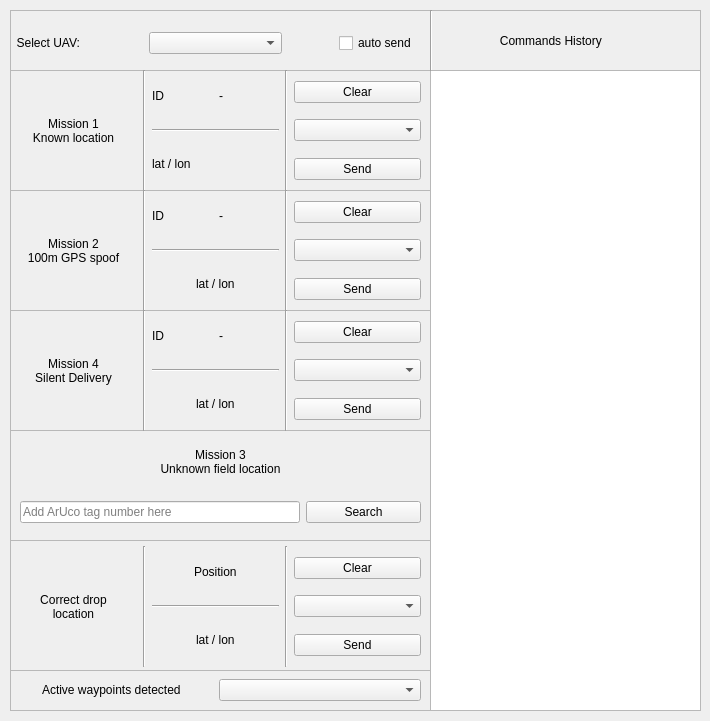
<?xml version="1.0" encoding="UTF-8"?>
<ui version="4.0">
 <class>MarkTracker</class>
 <widget class="QWidget" name="MarkTracker">
  <property name="geometry">
   <rect>
    <x>0</x>
    <y>0</y>
    <width>710</width>
    <height>721</height>
   </rect>
  </property>
  <property name="windowTitle">
   <string>MarkTrackerIMAV2022</string>
  </property>
  <widget class="QFrame" name="frame_application">
   <property name="geometry">
    <rect>
     <x>10</x>
     <y>10</y>
     <width>691</width>
     <height>701</height>
    </rect>
   </property>
   <property name="frameShape">
    <enum>QFrame::StyledPanel</enum>
   </property>
   <property name="frameShadow">
    <enum>QFrame::Raised</enum>
   </property>
   <widget class="QWidget" name="gridLayoutWidget">
    <property name="geometry">
     <rect>
      <x>0</x>
      <y>10</y>
      <width>411</width>
      <height>47</height>
     </rect>
    </property>
    <layout class="QGridLayout" name="gridLayout_uav">
     <item row="1" column="0">
      <layout class="QVBoxLayout" name="verticalLayout_label_select">
       <item>
        <spacer name="verticalSpacer_28">
         <property name="orientation">
          <enum>Qt::Vertical</enum>
         </property>
         <property name="sizeHint" stdset="0">
          <size>
           <width>20</width>
           <height>40</height>
          </size>
         </property>
        </spacer>
       </item>
       <item alignment="Qt::AlignLeft">
        <widget class="QLabel" name="label_uav">
         <property name="text">
          <string>  Select UAV:</string>
         </property>
        </widget>
       </item>
       <item>
        <spacer name="verticalSpacer_27">
         <property name="orientation">
          <enum>Qt::Vertical</enum>
         </property>
         <property name="sizeHint" stdset="0">
          <size>
           <width>20</width>
           <height>40</height>
          </size>
         </property>
        </spacer>
       </item>
      </layout>
     </item>
     <item row="1" column="2">
      <layout class="QVBoxLayout" name="verticalLayout_auto_send">
       <item>
        <spacer name="verticalSpacer_31">
         <property name="orientation">
          <enum>Qt::Vertical</enum>
         </property>
         <property name="sizeHint" stdset="0">
          <size>
           <width>20</width>
           <height>40</height>
          </size>
         </property>
        </spacer>
       </item>
       <item alignment="Qt::AlignRight">
        <widget class="QCheckBox" name="checkBox_auto_send">
         <property name="text">
          <string>auto send </string>
         </property>
        </widget>
       </item>
       <item>
        <spacer name="verticalSpacer_32">
         <property name="orientation">
          <enum>Qt::Vertical</enum>
         </property>
         <property name="sizeHint" stdset="0">
          <size>
           <width>20</width>
           <height>40</height>
          </size>
         </property>
        </spacer>
       </item>
      </layout>
     </item>
     <item row="1" column="1">
      <layout class="QVBoxLayout" name="verticalLayout_uav">
       <item>
        <spacer name="verticalSpacer_30">
         <property name="orientation">
          <enum>Qt::Vertical</enum>
         </property>
         <property name="sizeHint" stdset="0">
          <size>
           <width>20</width>
           <height>40</height>
          </size>
         </property>
        </spacer>
       </item>
       <item>
        <widget class="QComboBox" name="active_uav"/>
       </item>
       <item>
        <spacer name="verticalSpacer_29">
         <property name="orientation">
          <enum>Qt::Vertical</enum>
         </property>
         <property name="sizeHint" stdset="0">
          <size>
           <width>20</width>
           <height>40</height>
          </size>
         </property>
        </spacer>
       </item>
      </layout>
     </item>
     <item row="0" column="1">
      <spacer name="verticalSpacer_42">
       <property name="orientation">
        <enum>Qt::Vertical</enum>
       </property>
       <property name="sizeHint" stdset="0">
        <size>
         <width>20</width>
         <height>40</height>
        </size>
       </property>
      </spacer>
     </item>
    </layout>
   </widget>
   <widget class="QFrame" name="frame_s3">
    <property name="geometry">
     <rect>
      <x>0</x>
      <y>420</y>
      <width>421</width>
      <height>281</height>
     </rect>
    </property>
    <property name="frameShape">
     <enum>QFrame::StyledPanel</enum>
    </property>
    <property name="frameShadow">
     <enum>QFrame::Raised</enum>
    </property>
    <widget class="QWidget" name="gridLayoutWidget_5">
     <property name="geometry">
      <rect>
       <x>10</x>
       <y>0</y>
       <width>401</width>
       <height>111</height>
      </rect>
     </property>
     <layout class="QGridLayout" name="gridLayout_5">
      <item row="0" column="0">
       <layout class="QHBoxLayout" name="horizontalLayout"/>
      </item>
      <item row="1" column="0">
       <spacer name="verticalSpacer_53">
        <property name="orientation">
         <enum>Qt::Vertical</enum>
        </property>
        <property name="sizeHint" stdset="0">
         <size>
          <width>20</width>
          <height>40</height>
         </size>
        </property>
       </spacer>
      </item>
      <item row="3" column="0">
       <spacer name="verticalSpacer_16">
        <property name="orientation">
         <enum>Qt::Vertical</enum>
        </property>
        <property name="sizeHint" stdset="0">
         <size>
          <width>20</width>
          <height>40</height>
         </size>
        </property>
       </spacer>
      </item>
      <item row="2" column="0" colspan="2">
       <widget class="QLabel" name="label_s3">
        <property name="minimumSize">
         <size>
          <width>0</width>
          <height>0</height>
         </size>
        </property>
        <property name="maximumSize">
         <size>
          <width>16777215</width>
          <height>120</height>
         </size>
        </property>
        <property name="text">
         <string>&lt;html&gt;&lt;head/&gt;&lt;body&gt;&lt;p align=&quot;center&quot;&gt;Mission 3&lt;br/&gt;Unknown field location&lt;/p&gt;&lt;/body&gt;&lt;/html&gt;</string>
        </property>
       </widget>
      </item>
      <item row="5" column="0">
       <spacer name="verticalSpacer_13">
        <property name="orientation">
         <enum>Qt::Vertical</enum>
        </property>
        <property name="sizeHint" stdset="0">
         <size>
          <width>20</width>
          <height>40</height>
         </size>
        </property>
       </spacer>
      </item>
      <item row="4" column="1">
       <widget class="QPushButton" name="search_s3">
        <property name="text">
         <string>Search</string>
        </property>
       </widget>
      </item>
      <item row="4" column="0">
       <widget class="QLineEdit" name="input_tag_number">
        <property name="maximumSize">
         <size>
          <width>280</width>
          <height>16777215</height>
         </size>
        </property>
        <property name="baseSize">
         <size>
          <width>5</width>
          <height>0</height>
         </size>
        </property>
        <property name="placeholderText">
         <string>Add ArUco tag number here</string>
        </property>
       </widget>
      </item>
     </layout>
    </widget>
    <widget class="QFrame" name="frame_s3_drop_location">
     <property name="geometry">
      <rect>
       <x>0</x>
       <y>110</y>
       <width>421</width>
       <height>131</height>
      </rect>
     </property>
     <property name="frameShape">
      <enum>QFrame::StyledPanel</enum>
     </property>
     <property name="frameShadow">
      <enum>QFrame::Raised</enum>
     </property>
     <widget class="QWidget" name="gridLayoutWidget_6">
      <property name="geometry">
       <rect>
        <x>0</x>
        <y>0</y>
        <width>411</width>
        <height>127</height>
       </rect>
      </property>
      <layout class="QGridLayout" name="gridLayout_s4_2">
       <item row="1" column="0">
        <layout class="QVBoxLayout" name="verticalLayout_label_s3">
         <item>
          <spacer name="verticalSpacer_59">
           <property name="orientation">
            <enum>Qt::Vertical</enum>
           </property>
           <property name="sizeHint" stdset="0">
            <size>
             <width>20</width>
             <height>40</height>
            </size>
           </property>
          </spacer>
         </item>
         <item>
          <widget class="QLabel" name="label_s3_correct_loc">
           <property name="text">
            <string>&lt;html&gt;&lt;head/&gt;&lt;body&gt;&lt;p align=&quot;center&quot;&gt;Correct drop &lt;br/&gt;location&lt;/p&gt;&lt;/body&gt;&lt;/html&gt;</string>
           </property>
          </widget>
         </item>
         <item>
          <spacer name="verticalSpacer_60">
           <property name="orientation">
            <enum>Qt::Vertical</enum>
           </property>
           <property name="sizeHint" stdset="0">
            <size>
             <width>20</width>
             <height>40</height>
            </size>
           </property>
          </spacer>
         </item>
        </layout>
       </item>
       <item row="2" column="2">
        <spacer name="verticalSpacer_61">
         <property name="orientation">
          <enum>Qt::Vertical</enum>
         </property>
         <property name="sizeHint" stdset="0">
          <size>
           <width>20</width>
           <height>40</height>
          </size>
         </property>
        </spacer>
       </item>
       <item row="0" column="2">
        <spacer name="verticalSpacer_62">
         <property name="orientation">
          <enum>Qt::Vertical</enum>
         </property>
         <property name="sizeHint" stdset="0">
          <size>
           <width>20</width>
           <height>40</height>
          </size>
         </property>
        </spacer>
       </item>
       <item row="1" column="2">
        <layout class="QVBoxLayout" name="verticalLayout_pos_s3">
         <item>
          <spacer name="verticalSpacer_63">
           <property name="orientation">
            <enum>Qt::Vertical</enum>
           </property>
           <property name="sizeHint" stdset="0">
            <size>
             <width>20</width>
             <height>40</height>
            </size>
           </property>
          </spacer>
         </item>
         <item alignment="Qt::AlignHCenter">
          <widget class="QLabel" name="pos_label_s3">
           <property name="text">
            <string>Position</string>
           </property>
          </widget>
         </item>
         <item>
          <spacer name="verticalSpacer_64">
           <property name="orientation">
            <enum>Qt::Vertical</enum>
           </property>
           <property name="sizeHint" stdset="0">
            <size>
             <width>20</width>
             <height>40</height>
            </size>
           </property>
          </spacer>
         </item>
         <item>
          <widget class="Line" name="line_12">
           <property name="orientation">
            <enum>Qt::Horizontal</enum>
           </property>
          </widget>
         </item>
         <item>
          <spacer name="verticalSpacer_65">
           <property name="orientation">
            <enum>Qt::Vertical</enum>
           </property>
           <property name="sizeHint" stdset="0">
            <size>
             <width>20</width>
             <height>40</height>
            </size>
           </property>
          </spacer>
         </item>
         <item alignment="Qt::AlignHCenter">
          <widget class="QLabel" name="pos_s3">
           <property name="text">
            <string>lat / lon</string>
           </property>
          </widget>
         </item>
         <item>
          <spacer name="verticalSpacer_66">
           <property name="orientation">
            <enum>Qt::Vertical</enum>
           </property>
           <property name="sizeHint" stdset="0">
            <size>
             <width>20</width>
             <height>40</height>
            </size>
           </property>
          </spacer>
         </item>
        </layout>
       </item>
       <item row="1" column="4">
        <layout class="QVBoxLayout" name="verticalLayout_buttons_s3">
         <item>
          <spacer name="verticalSpacer_67">
           <property name="orientation">
            <enum>Qt::Vertical</enum>
           </property>
           <property name="sizeHint" stdset="0">
            <size>
             <width>20</width>
             <height>40</height>
            </size>
           </property>
          </spacer>
         </item>
         <item>
          <widget class="QPushButton" name="clear_s3">
           <property name="text">
            <string>Clear</string>
           </property>
          </widget>
         </item>
         <item>
          <spacer name="verticalSpacer_12">
           <property name="orientation">
            <enum>Qt::Vertical</enum>
           </property>
           <property name="sizeHint" stdset="0">
            <size>
             <width>20</width>
             <height>40</height>
            </size>
           </property>
          </spacer>
         </item>
         <item>
          <widget class="QComboBox" name="combo_s3"/>
         </item>
         <item>
          <spacer name="verticalSpacer_14">
           <property name="orientation">
            <enum>Qt::Vertical</enum>
           </property>
           <property name="sizeHint" stdset="0">
            <size>
             <width>20</width>
             <height>40</height>
            </size>
           </property>
          </spacer>
         </item>
         <item>
          <widget class="QPushButton" name="send_s3">
           <property name="text">
            <string>Send</string>
           </property>
          </widget>
         </item>
         <item>
          <spacer name="verticalSpacer_68">
           <property name="orientation">
            <enum>Qt::Vertical</enum>
           </property>
           <property name="sizeHint" stdset="0">
            <size>
             <width>20</width>
             <height>40</height>
            </size>
           </property>
          </spacer>
         </item>
        </layout>
       </item>
       <item row="1" column="3">
        <widget class="Line" name="line_13">
         <property name="orientation">
          <enum>Qt::Vertical</enum>
         </property>
        </widget>
       </item>
       <item row="0" column="1">
        <widget class="Line" name="line_11">
         <property name="orientation">
          <enum>Qt::Vertical</enum>
         </property>
        </widget>
       </item>
       <item row="1" column="1">
        <widget class="Line" name="line_2">
         <property name="orientation">
          <enum>Qt::Vertical</enum>
         </property>
        </widget>
       </item>
      </layout>
     </widget>
    </widget>
    <widget class="QWidget" name="gridLayoutWidget_10">
     <property name="geometry">
      <rect>
       <x>0</x>
       <y>240</y>
       <width>411</width>
       <height>41</height>
      </rect>
     </property>
     <layout class="QGridLayout" name="gridLayout_s3_active_wps">
      <item row="1" column="0">
       <layout class="QVBoxLayout" name="verticalLayout_label_active">
        <item alignment="Qt::AlignHCenter|Qt::AlignVCenter">
         <widget class="QLabel" name="label_active_wps">
          <property name="text">
           <string>Active waypoints detected</string>
          </property>
         </widget>
        </item>
       </layout>
      </item>
      <item row="1" column="1">
       <layout class="QVBoxLayout" name="verticalLayout_s3_wps">
        <item>
         <widget class="QComboBox" name="combo_s3_wps"/>
        </item>
       </layout>
      </item>
      <item row="2" column="0">
       <spacer name="verticalSpacer_10">
        <property name="orientation">
         <enum>Qt::Vertical</enum>
        </property>
        <property name="sizeHint" stdset="0">
         <size>
          <width>20</width>
          <height>40</height>
         </size>
        </property>
       </spacer>
      </item>
      <item row="2" column="1">
       <spacer name="verticalSpacer_11">
        <property name="orientation">
         <enum>Qt::Vertical</enum>
        </property>
        <property name="sizeHint" stdset="0">
         <size>
          <width>20</width>
          <height>40</height>
         </size>
        </property>
       </spacer>
      </item>
      <item row="0" column="1">
       <spacer name="verticalSpacer_9">
        <property name="orientation">
         <enum>Qt::Vertical</enum>
        </property>
        <property name="sizeHint" stdset="0">
         <size>
          <width>20</width>
          <height>40</height>
         </size>
        </property>
       </spacer>
      </item>
      <item row="0" column="0">
       <spacer name="verticalSpacer_8">
        <property name="orientation">
         <enum>Qt::Vertical</enum>
        </property>
        <property name="sizeHint" stdset="0">
         <size>
          <width>20</width>
          <height>40</height>
         </size>
        </property>
       </spacer>
      </item>
     </layout>
    </widget>
   </widget>
   <widget class="QFrame" name="frame_s1">
    <property name="geometry">
     <rect>
      <x>0</x>
      <y>60</y>
      <width>421</width>
      <height>121</height>
     </rect>
    </property>
    <property name="frameShape">
     <enum>QFrame::StyledPanel</enum>
    </property>
    <property name="frameShadow">
     <enum>QFrame::Raised</enum>
    </property>
    <widget class="QWidget" name="gridLayoutWidget_2">
     <property name="geometry">
      <rect>
       <x>0</x>
       <y>0</y>
       <width>411</width>
       <height>121</height>
      </rect>
     </property>
     <layout class="QGridLayout" name="gridLayout_s1">
      <item row="1" column="5">
       <layout class="QVBoxLayout" name="verticalLayout_buttons_s1">
        <item>
         <spacer name="verticalSpacer_21">
          <property name="orientation">
           <enum>Qt::Vertical</enum>
          </property>
          <property name="sizeHint" stdset="0">
           <size>
            <width>20</width>
            <height>40</height>
           </size>
          </property>
         </spacer>
        </item>
        <item>
         <widget class="QPushButton" name="clear_s1">
          <property name="text">
           <string>Clear</string>
          </property>
         </widget>
        </item>
        <item>
         <spacer name="verticalSpacer_2">
          <property name="orientation">
           <enum>Qt::Vertical</enum>
          </property>
          <property name="sizeHint" stdset="0">
           <size>
            <width>20</width>
            <height>40</height>
           </size>
          </property>
         </spacer>
        </item>
        <item>
         <widget class="QComboBox" name="combo_s1"/>
        </item>
        <item>
         <spacer name="verticalSpacer">
          <property name="orientation">
           <enum>Qt::Vertical</enum>
          </property>
          <property name="sizeHint" stdset="0">
           <size>
            <width>20</width>
            <height>40</height>
           </size>
          </property>
         </spacer>
        </item>
        <item>
         <widget class="QPushButton" name="send_s1">
          <property name="text">
           <string>Send</string>
          </property>
         </widget>
        </item>
        <item>
         <spacer name="verticalSpacer_20">
          <property name="orientation">
           <enum>Qt::Vertical</enum>
          </property>
          <property name="sizeHint" stdset="0">
           <size>
            <width>20</width>
            <height>40</height>
           </size>
          </property>
         </spacer>
        </item>
       </layout>
      </item>
      <item row="1" column="0">
       <layout class="QVBoxLayout" name="verticalLayout_label_s1">
        <item>
         <spacer name="verticalSpacer_23">
          <property name="orientation">
           <enum>Qt::Vertical</enum>
          </property>
          <property name="sizeHint" stdset="0">
           <size>
            <width>20</width>
            <height>40</height>
           </size>
          </property>
         </spacer>
        </item>
        <item>
         <widget class="QLabel" name="label_s1">
          <property name="text">
           <string>&lt;html&gt;&lt;head/&gt;&lt;body&gt;&lt;p align=&quot;center&quot;&gt;Mission 1&lt;br/&gt;Known location&lt;/p&gt;&lt;/body&gt;&lt;/html&gt;</string>
          </property>
         </widget>
        </item>
        <item>
         <spacer name="verticalSpacer_22">
          <property name="orientation">
           <enum>Qt::Vertical</enum>
          </property>
          <property name="sizeHint" stdset="0">
           <size>
            <width>20</width>
            <height>40</height>
           </size>
          </property>
         </spacer>
        </item>
       </layout>
      </item>
      <item row="1" column="1">
       <widget class="Line" name="line_3">
        <property name="orientation">
         <enum>Qt::Vertical</enum>
        </property>
       </widget>
      </item>
      <item row="1" column="4">
       <widget class="Line" name="line_4">
        <property name="orientation">
         <enum>Qt::Vertical</enum>
        </property>
       </widget>
      </item>
      <item row="0" column="2">
       <spacer name="verticalSpacer_7">
        <property name="orientation">
         <enum>Qt::Vertical</enum>
        </property>
        <property name="sizeHint" stdset="0">
         <size>
          <width>20</width>
          <height>40</height>
         </size>
        </property>
       </spacer>
      </item>
      <item row="1" column="2">
       <layout class="QVBoxLayout" name="verticalLayout_pos_s1">
        <item>
         <spacer name="verticalSpacer_24">
          <property name="orientation">
           <enum>Qt::Vertical</enum>
          </property>
          <property name="sizeHint" stdset="0">
           <size>
            <width>20</width>
            <height>40</height>
           </size>
          </property>
         </spacer>
        </item>
        <item>
         <layout class="QHBoxLayout" name="horizontalLayout_2">
          <item>
           <widget class="QLabel" name="pos_label_s1">
            <property name="text">
             <string>ID</string>
            </property>
           </widget>
          </item>
          <item alignment="Qt::AlignLeft">
           <widget class="QLabel" name="id_s1">
            <property name="text">
             <string>-</string>
            </property>
           </widget>
          </item>
         </layout>
        </item>
        <item>
         <spacer name="verticalSpacer_25">
          <property name="orientation">
           <enum>Qt::Vertical</enum>
          </property>
          <property name="sizeHint" stdset="0">
           <size>
            <width>20</width>
            <height>40</height>
           </size>
          </property>
         </spacer>
        </item>
        <item>
         <widget class="Line" name="line">
          <property name="orientation">
           <enum>Qt::Horizontal</enum>
          </property>
         </widget>
        </item>
        <item>
         <spacer name="verticalSpacer_41">
          <property name="orientation">
           <enum>Qt::Vertical</enum>
          </property>
          <property name="sizeHint" stdset="0">
           <size>
            <width>20</width>
            <height>40</height>
           </size>
          </property>
         </spacer>
        </item>
        <item>
         <widget class="QLabel" name="pos_s1">
          <property name="text">
           <string>lat / lon</string>
          </property>
         </widget>
        </item>
        <item>
         <spacer name="verticalSpacer_26">
          <property name="orientation">
           <enum>Qt::Vertical</enum>
          </property>
          <property name="sizeHint" stdset="0">
           <size>
            <width>20</width>
            <height>40</height>
           </size>
          </property>
         </spacer>
        </item>
       </layout>
      </item>
     </layout>
    </widget>
   </widget>
   <widget class="QFrame" name="frame_s2">
    <property name="geometry">
     <rect>
      <x>0</x>
      <y>180</y>
      <width>421</width>
      <height>121</height>
     </rect>
    </property>
    <property name="frameShape">
     <enum>QFrame::StyledPanel</enum>
    </property>
    <property name="frameShadow">
     <enum>QFrame::Raised</enum>
    </property>
    <widget class="QWidget" name="gridLayoutWidget_4">
     <property name="geometry">
      <rect>
       <x>0</x>
       <y>0</y>
       <width>411</width>
       <height>121</height>
      </rect>
     </property>
     <layout class="QGridLayout" name="gridLayout_s2">
      <item row="1" column="2">
       <spacer name="verticalSpacer_39">
        <property name="orientation">
         <enum>Qt::Vertical</enum>
        </property>
        <property name="sizeHint" stdset="0">
         <size>
          <width>20</width>
          <height>40</height>
         </size>
        </property>
       </spacer>
      </item>
      <item row="2" column="2">
       <layout class="QVBoxLayout" name="verticalLayout_pos_s2">
        <item>
         <spacer name="verticalSpacer_36">
          <property name="orientation">
           <enum>Qt::Vertical</enum>
          </property>
          <property name="sizeHint" stdset="0">
           <size>
            <width>20</width>
            <height>40</height>
           </size>
          </property>
         </spacer>
        </item>
        <item>
         <layout class="QHBoxLayout" name="horizontalLayout_4">
          <item>
           <widget class="QLabel" name="pos_label_s2">
            <property name="text">
             <string>ID</string>
            </property>
           </widget>
          </item>
          <item>
           <widget class="QLabel" name="id_s2">
            <property name="text">
             <string>-</string>
            </property>
           </widget>
          </item>
         </layout>
        </item>
        <item>
         <spacer name="verticalSpacer_34">
          <property name="orientation">
           <enum>Qt::Vertical</enum>
          </property>
          <property name="sizeHint" stdset="0">
           <size>
            <width>20</width>
            <height>40</height>
           </size>
          </property>
         </spacer>
        </item>
        <item>
         <widget class="Line" name="line_9">
          <property name="orientation">
           <enum>Qt::Horizontal</enum>
          </property>
         </widget>
        </item>
        <item>
         <spacer name="verticalSpacer_35">
          <property name="orientation">
           <enum>Qt::Vertical</enum>
          </property>
          <property name="sizeHint" stdset="0">
           <size>
            <width>20</width>
            <height>40</height>
           </size>
          </property>
         </spacer>
        </item>
        <item alignment="Qt::AlignHCenter">
         <widget class="QLabel" name="pos_s2">
          <property name="text">
           <string>lat / lon</string>
          </property>
         </widget>
        </item>
        <item>
         <spacer name="verticalSpacer_33">
          <property name="orientation">
           <enum>Qt::Vertical</enum>
          </property>
          <property name="sizeHint" stdset="0">
           <size>
            <width>20</width>
            <height>40</height>
           </size>
          </property>
         </spacer>
        </item>
       </layout>
      </item>
      <item row="2" column="1">
       <widget class="Line" name="line_7">
        <property name="orientation">
         <enum>Qt::Vertical</enum>
        </property>
       </widget>
      </item>
      <item row="2" column="3">
       <widget class="Line" name="line_8">
        <property name="orientation">
         <enum>Qt::Vertical</enum>
        </property>
       </widget>
      </item>
      <item row="2" column="0">
       <layout class="QVBoxLayout" name="verticalLayout_label_s2">
        <item>
         <spacer name="verticalSpacer_38">
          <property name="orientation">
           <enum>Qt::Vertical</enum>
          </property>
          <property name="sizeHint" stdset="0">
           <size>
            <width>20</width>
            <height>40</height>
           </size>
          </property>
         </spacer>
        </item>
        <item>
         <widget class="QLabel" name="label_s2">
          <property name="text">
           <string>&lt;html&gt;&lt;head/&gt;&lt;body&gt;&lt;p align=&quot;center&quot;&gt;Mission 2&lt;br/&gt;100m GPS spoof&lt;/p&gt;&lt;/body&gt;&lt;/html&gt;</string>
          </property>
         </widget>
        </item>
        <item>
         <spacer name="verticalSpacer_37">
          <property name="orientation">
           <enum>Qt::Vertical</enum>
          </property>
          <property name="sizeHint" stdset="0">
           <size>
            <width>20</width>
            <height>40</height>
           </size>
          </property>
         </spacer>
        </item>
       </layout>
      </item>
      <item row="3" column="2">
       <spacer name="verticalSpacer_40">
        <property name="orientation">
         <enum>Qt::Vertical</enum>
        </property>
        <property name="sizeHint" stdset="0">
         <size>
          <width>20</width>
          <height>40</height>
         </size>
        </property>
       </spacer>
      </item>
      <item row="2" column="4">
       <layout class="QVBoxLayout" name="verticalLayout_buttons_s2">
        <item>
         <spacer name="verticalSpacer_18">
          <property name="orientation">
           <enum>Qt::Vertical</enum>
          </property>
          <property name="sizeHint" stdset="0">
           <size>
            <width>20</width>
            <height>40</height>
           </size>
          </property>
         </spacer>
        </item>
        <item>
         <widget class="QPushButton" name="clear_s2">
          <property name="text">
           <string>Clear</string>
          </property>
         </widget>
        </item>
        <item>
         <spacer name="verticalSpacer_3">
          <property name="orientation">
           <enum>Qt::Vertical</enum>
          </property>
          <property name="sizeHint" stdset="0">
           <size>
            <width>20</width>
            <height>40</height>
           </size>
          </property>
         </spacer>
        </item>
        <item>
         <widget class="QComboBox" name="combo_s2"/>
        </item>
        <item>
         <spacer name="verticalSpacer_4">
          <property name="orientation">
           <enum>Qt::Vertical</enum>
          </property>
          <property name="sizeHint" stdset="0">
           <size>
            <width>20</width>
            <height>40</height>
           </size>
          </property>
         </spacer>
        </item>
        <item>
         <widget class="QPushButton" name="send_s2">
          <property name="text">
           <string>Send</string>
          </property>
         </widget>
        </item>
        <item>
         <spacer name="verticalSpacer_56">
          <property name="orientation">
           <enum>Qt::Vertical</enum>
          </property>
          <property name="sizeHint" stdset="0">
           <size>
            <width>20</width>
            <height>40</height>
           </size>
          </property>
         </spacer>
        </item>
       </layout>
      </item>
      <item row="0" column="2">
       <spacer name="verticalSpacer_19">
        <property name="orientation">
         <enum>Qt::Vertical</enum>
        </property>
        <property name="sizeHint" stdset="0">
         <size>
          <width>20</width>
          <height>40</height>
         </size>
        </property>
       </spacer>
      </item>
     </layout>
    </widget>
   </widget>
   <widget class="QFrame" name="frame_s4">
    <property name="geometry">
     <rect>
      <x>0</x>
      <y>300</y>
      <width>421</width>
      <height>121</height>
     </rect>
    </property>
    <property name="frameShape">
     <enum>QFrame::StyledPanel</enum>
    </property>
    <property name="frameShadow">
     <enum>QFrame::Raised</enum>
    </property>
    <widget class="QWidget" name="gridLayoutWidget_3">
     <property name="geometry">
      <rect>
       <x>0</x>
       <y>0</y>
       <width>411</width>
       <height>121</height>
      </rect>
     </property>
     <layout class="QGridLayout" name="gridLayout_s4">
      <item row="1" column="0">
       <layout class="QVBoxLayout" name="verticalLayout_label_s4">
        <item>
         <spacer name="verticalSpacer_46">
          <property name="orientation">
           <enum>Qt::Vertical</enum>
          </property>
          <property name="sizeHint" stdset="0">
           <size>
            <width>20</width>
            <height>40</height>
           </size>
          </property>
         </spacer>
        </item>
        <item>
         <widget class="QLabel" name="label_s4">
          <property name="text">
           <string>&lt;html&gt;&lt;head/&gt;&lt;body&gt;&lt;p align=&quot;center&quot;&gt;Mission 4&lt;br/&gt;Silent Delivery&lt;/p&gt;&lt;/body&gt;&lt;/html&gt;</string>
          </property>
         </widget>
        </item>
        <item>
         <spacer name="verticalSpacer_45">
          <property name="orientation">
           <enum>Qt::Vertical</enum>
          </property>
          <property name="sizeHint" stdset="0">
           <size>
            <width>20</width>
            <height>40</height>
           </size>
          </property>
         </spacer>
        </item>
       </layout>
      </item>
      <item row="2" column="2">
       <spacer name="verticalSpacer_51">
        <property name="orientation">
         <enum>Qt::Vertical</enum>
        </property>
        <property name="sizeHint" stdset="0">
         <size>
          <width>20</width>
          <height>40</height>
         </size>
        </property>
       </spacer>
      </item>
      <item row="0" column="2">
       <spacer name="verticalSpacer_52">
        <property name="orientation">
         <enum>Qt::Vertical</enum>
        </property>
        <property name="sizeHint" stdset="0">
         <size>
          <width>20</width>
          <height>40</height>
         </size>
        </property>
       </spacer>
      </item>
      <item row="1" column="1">
       <widget class="Line" name="line_5">
        <property name="orientation">
         <enum>Qt::Vertical</enum>
        </property>
       </widget>
      </item>
      <item row="1" column="2">
       <layout class="QVBoxLayout" name="verticalLayout_pos_s4">
        <item>
         <spacer name="verticalSpacer_50">
          <property name="orientation">
           <enum>Qt::Vertical</enum>
          </property>
          <property name="sizeHint" stdset="0">
           <size>
            <width>20</width>
            <height>40</height>
           </size>
          </property>
         </spacer>
        </item>
        <item>
         <layout class="QHBoxLayout" name="horizontalLayout_3">
          <item>
           <widget class="QLabel" name="pos_label_s4">
            <property name="text">
             <string>ID</string>
            </property>
           </widget>
          </item>
          <item>
           <widget class="QLabel" name="id_s4">
            <property name="text">
             <string>-</string>
            </property>
           </widget>
          </item>
         </layout>
        </item>
        <item>
         <spacer name="verticalSpacer_49">
          <property name="orientation">
           <enum>Qt::Vertical</enum>
          </property>
          <property name="sizeHint" stdset="0">
           <size>
            <width>20</width>
            <height>40</height>
           </size>
          </property>
         </spacer>
        </item>
        <item>
         <widget class="Line" name="line_10">
          <property name="orientation">
           <enum>Qt::Horizontal</enum>
          </property>
         </widget>
        </item>
        <item>
         <spacer name="verticalSpacer_48">
          <property name="orientation">
           <enum>Qt::Vertical</enum>
          </property>
          <property name="sizeHint" stdset="0">
           <size>
            <width>20</width>
            <height>40</height>
           </size>
          </property>
         </spacer>
        </item>
        <item alignment="Qt::AlignHCenter">
         <widget class="QLabel" name="pos_s4">
          <property name="text">
           <string>lat / lon</string>
          </property>
         </widget>
        </item>
        <item>
         <spacer name="verticalSpacer_47">
          <property name="orientation">
           <enum>Qt::Vertical</enum>
          </property>
          <property name="sizeHint" stdset="0">
           <size>
            <width>20</width>
            <height>40</height>
           </size>
          </property>
         </spacer>
        </item>
       </layout>
      </item>
      <item row="1" column="4">
       <layout class="QVBoxLayout" name="verticalLayout_buttons_s4">
        <item>
         <spacer name="verticalSpacer_17">
          <property name="orientation">
           <enum>Qt::Vertical</enum>
          </property>
          <property name="sizeHint" stdset="0">
           <size>
            <width>20</width>
            <height>40</height>
           </size>
          </property>
         </spacer>
        </item>
        <item>
         <widget class="QPushButton" name="clear_s4">
          <property name="text">
           <string>Clear</string>
          </property>
         </widget>
        </item>
        <item>
         <spacer name="verticalSpacer_5">
          <property name="orientation">
           <enum>Qt::Vertical</enum>
          </property>
          <property name="sizeHint" stdset="0">
           <size>
            <width>20</width>
            <height>40</height>
           </size>
          </property>
         </spacer>
        </item>
        <item>
         <widget class="QComboBox" name="combo_s4"/>
        </item>
        <item>
         <spacer name="verticalSpacer_6">
          <property name="orientation">
           <enum>Qt::Vertical</enum>
          </property>
          <property name="sizeHint" stdset="0">
           <size>
            <width>20</width>
            <height>40</height>
           </size>
          </property>
         </spacer>
        </item>
        <item>
         <widget class="QPushButton" name="send_s4">
          <property name="text">
           <string>Send</string>
          </property>
         </widget>
        </item>
        <item>
         <spacer name="verticalSpacer_15">
          <property name="orientation">
           <enum>Qt::Vertical</enum>
          </property>
          <property name="sizeHint" stdset="0">
           <size>
            <width>20</width>
            <height>40</height>
           </size>
          </property>
         </spacer>
        </item>
       </layout>
      </item>
      <item row="1" column="3">
       <widget class="Line" name="line_6">
        <property name="orientation">
         <enum>Qt::Vertical</enum>
        </property>
       </widget>
      </item>
     </layout>
    </widget>
   </widget>
   <widget class="QTextBrowser" name="commands">
    <property name="geometry">
     <rect>
      <x>420</x>
      <y>60</y>
      <width>271</width>
      <height>641</height>
     </rect>
    </property>
    <property name="html">
     <string>&lt;!DOCTYPE HTML PUBLIC &quot;-//W3C//DTD HTML 4.0//EN&quot; &quot;http://www.w3.org/TR/REC-html40/strict.dtd&quot;&gt;
&lt;html&gt;&lt;head&gt;&lt;meta name=&quot;qrichtext&quot; content=&quot;1&quot; /&gt;&lt;meta charset=&quot;utf-8&quot; /&gt;&lt;style type=&quot;text/css&quot;&gt;
p, li { white-space: pre-wrap; }
hr { height: 1px; border-width: 0; }
&lt;/style&gt;&lt;/head&gt;&lt;body style=&quot; font-family:'Ubuntu'; font-size:11pt; font-weight:400; font-style:normal;&quot;&gt;
&lt;p align=&quot;justify&quot; style=&quot;-qt-paragraph-type:empty; margin-top:0px; margin-bottom:0px; margin-left:0px; margin-right:0px; -qt-block-indent:0; text-indent:0px;&quot;&gt;&lt;br /&gt;&lt;/p&gt;&lt;/body&gt;&lt;/html&gt;</string>
    </property>
   </widget>
   <widget class="Line" name="line_14">
    <property name="geometry">
     <rect>
      <x>420</x>
      <y>0</y>
      <width>3</width>
      <height>61</height>
     </rect>
    </property>
    <property name="orientation">
     <enum>Qt::Vertical</enum>
    </property>
   </widget>
   <widget class="QWidget" name="verticalLayoutWidget">
    <property name="geometry">
     <rect>
      <x>420</x>
      <y>0</y>
      <width>271</width>
      <height>61</height>
     </rect>
    </property>
    <layout class="QVBoxLayout" name="verticalLayout">
     <item>
      <widget class="QLabel" name="label">
       <property name="text">
        <string>                     Commands History</string>
       </property>
      </widget>
     </item>
    </layout>
   </widget>
  </widget>
 </widget>
 <resources/>
 <connections/>
</ui>
